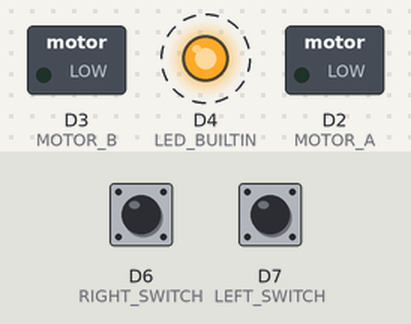
A program run on a simulated ESP8266 (NodeMCU). On the bench: switched loads named in the program (green lamp = pin HIGH), output pins drawn as LEDs (lit = HIGH, except the on-board LED, lit = LOW). Dashed ring = blinking. Inputs (shaded band) come from the test bench; at power-on: D6 (RIGHT_SWITCH) LOW, D7 (LEFT_SWITCH) LOW. WiFi joins after 1.5 s; servers stay silent unless stated; what the program prints to the serial monitor is not drawn.

Above: at 2.2 s.
Timing chart, 0 to 6.3 s (numbered marks = the images above):
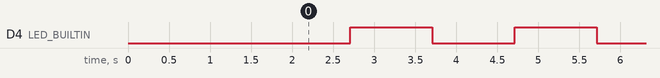

Measured:
- by itself, D4 (LED_BUILTIN): alternates HIGH for 1.0 s and LOW for 1.0 s

The program:

main.cpp
```cpp
#include <Arduino.h>

#ifdef ESP8266
  #include <ESP8266WiFi.h>
#endif

#include <SinricPro.h>
#include <SinricProBlinds.h>

/* ---------- SINRIC ---------- */
#define APP_KEY           "405a80c6-770f-4043-81ee-cf4ee6ca822d"
#define APP_SECRET        "274e2c0d-9845-4089-8005-c7fca7c52139-7b121645-1b60-49fa-8bc6-e825521ef970"
#define SWITCH_ID         "694fdb446dbd335b28fc4f8d"

/* ---------- WIFI ---------- */
#define SSID "Annmary Villa"
#define PASS "74740780"

/* ---------- PINS ---------- */
#define LEFT_SWITCH   D7
#define RIGHT_SWITCH  D6
#define MOTOR_A       D2
#define MOTOR_B       D3

/* ---------- TIMING ---------- */
#define BAUD_RATE             115200
#define GATE_TIMEOUT          40000   // 40s max gate travel time
#define WIFI_CONNECT_TIMEOUT  10000   // 10s per WiFi attempt
#define WIFI_CHECK_INTERVAL   5000    // check WiFi every 5s
#define LED_BLINK_INTERVAL    1000    // blink every 1s
#define LOOP_DELAY            10      // 10ms loop throttle (~100Hz)

/* ---------- DEVICE ---------- */
SinricProBlinds &gate = SinricPro[SWITCH_ID];

/* ---------- STATE ---------- */
enum GateState {
  GATE_STOPPED,
  GATE_OPENING,
  GATE_CLOSING
};

GateState gateState = GATE_STOPPED;
unsigned long gateOperationStartTime = 0;

/* ---------- MOTOR CONTROL ---------- */
void openGate() {
  digitalWrite(MOTOR_A, LOW);
  digitalWrite(MOTOR_B, HIGH);
  gateState = GATE_OPENING;
  gateOperationStartTime = millis();
  Serial.println("GATE_OPENING");
}

void closeGate() {
  digitalWrite(MOTOR_A, HIGH);
  digitalWrite(MOTOR_B, LOW);
  gateState = GATE_CLOSING;
  gateOperationStartTime = millis();
  Serial.println("GATE_CLOSING");
}

void stopGate() {
  digitalWrite(MOTOR_A, LOW);
  digitalWrite(MOTOR_B, LOW);
  gateState = GATE_STOPPED;
  Serial.println("GATE_STOPPED");
}

/* ---------- LIMIT SWITCH HANDLER ----------
   Called from both loop() and any blocking wait,
   so the gate is ALWAYS safe regardless of network state.
   -------------------------------------------------- */
void handleLimitSwitches() {
  bool leftTriggered  = (digitalRead(LEFT_SWITCH)  == HIGH);
  bool rightTriggered = (digitalRead(RIGHT_SWITCH) == HIGH);

  if (gateState == GATE_OPENING && leftTriggered) {
    stopGate();
    gate.sendRangeValueEvent(100);
    Serial.println("Gate opened - limit switch reached (100%)");
  }

  if (gateState == GATE_CLOSING && rightTriggered) {
    stopGate();
    gate.sendRangeValueEvent(0);
    Serial.println("Gate closed - limit switch reached (0%)");
  }

  // Timeout safety — stops motor if limit switch never triggers
  if ((gateState == GATE_OPENING || gateState == GATE_CLOSING) &&
      (millis() - gateOperationStartTime >= GATE_TIMEOUT)) {
    stopGate();
    Serial.println("Gate stopped - timeout reached!");
  }
}

/* ---------- BLINDS CALLBACK ---------- */
bool onRangeValue(const String &deviceId, int &position) {
  if (position == 0) {
    closeGate();
  } else if (position == 100) {
    openGate();
  }
  return true;
}

/* ---------- WIFI ---------- */
void setupWiFi(unsigned long timeout = WIFI_CONNECT_TIMEOUT) {
  WiFi.disconnect(true);
  delay(200);
  WiFi.mode(WIFI_STA);
  WiFi.hostname("GateController"); // older ESP8266 API, try this if setHostname doesn't work
  WiFi.begin(SSID, PASS);
  Serial.print("Connecting WiFi");

  unsigned long startAttempt = millis();
  while (WiFi.status() != WL_CONNECTED &&
         millis() - startAttempt < timeout) {
    handleLimitSwitches();
    delay(100);
    Serial.print(".");
  }

  if (WiFi.status() == WL_CONNECTED) {
    Serial.println("\nWiFi connected. IP: " + WiFi.localIP().toString());
  } else {
    Serial.println("\nWiFi FAILED. Status: " + String(WiFi.status()));
  }
}

/* ---------- SETUP ---------- */
void setup() {
  Serial.begin(BAUD_RATE);

  pinMode(MOTOR_A,      OUTPUT);
  pinMode(MOTOR_B,      OUTPUT);
  pinMode(LED_BUILTIN,  OUTPUT);
  pinMode(LEFT_SWITCH,  INPUT);
  pinMode(RIGHT_SWITCH, INPUT);

  stopGate();
  setupWiFi();

  gate.onRangeValue(onRangeValue);
  SinricPro.begin(APP_KEY, APP_SECRET);

  if (WiFi.status() == WL_CONNECTED) {
    Serial.print("Connecting SinricPro");
    unsigned long sinricStart = millis();
    while (!SinricPro.isConnected() && millis() - sinricStart < 15000) {
      SinricPro.handle();
      handleLimitSwitches();
      delay(500);
      Serial.print(".");
    }

    if (SinricPro.isConnected()) {
      Serial.println("\nSinricPro connected");
    } else {
      Serial.println("\nSinricPro FAILED — loop will retry");
    }
  } else {
    Serial.println("Skipping SinricPro — no WiFi");
  }

  // Report initial gate position from limit switches
  if (digitalRead(LEFT_SWITCH) == HIGH) {
    gate.sendRangeValueEvent(100);
    Serial.println("Initial state: Gate OPENED (100%)");
  } else if (digitalRead(RIGHT_SWITCH) == HIGH) {
    gate.sendRangeValueEvent(0);
    Serial.println("Initial state: Gate CLOSED (0%)");
  } else {
    Serial.println("Initial state: Gate UNKNOWN");
  }
}

/* ---------- LOOP ---------- */
void loop() {
  SinricPro.handle();

  // --- Gate safety (highest priority) ---
  handleLimitSwitches();

  // --- LED heartbeat ---
  static unsigned long lastBlinkTime = 0;
  static bool ledState = false;
  if (millis() - lastBlinkTime >= LED_BLINK_INTERVAL) {
    lastBlinkTime = millis();
    ledState = !ledState;
    digitalWrite(LED_BUILTIN, ledState ? LOW : HIGH); // active LOW on ESP8266
  }

  // --- WiFi watchdog ---
  static unsigned long lastWifiCheck = 0;
  if (millis() - lastWifiCheck >= WIFI_CHECK_INTERVAL) {
    lastWifiCheck = millis();
    if (WiFi.status() != WL_CONNECTED) {
      Serial.println("WiFi lost - attempting reconnect...");
      setupWiFi(); // non-blocking limit switch calls inside
      if (WiFi.status() == WL_CONNECTED && !SinricPro.isConnected()) {
        SinricPro.begin(APP_KEY, APP_SECRET);
        Serial.println("SinricPro reconnect triggered");
      }
    }
  }

  delay(LOOP_DELAY); // throttle to ~100Hz, reduces unnecessary CPU spin
}
```
